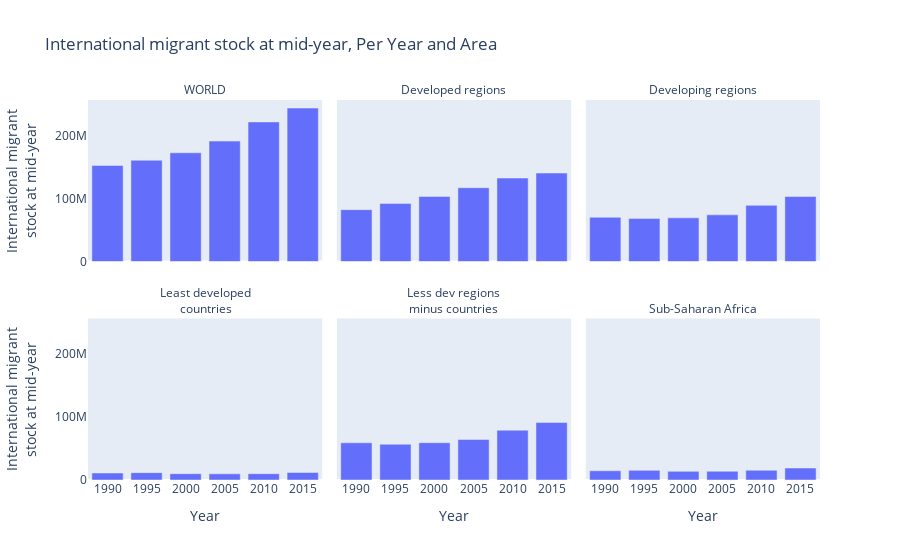

The notebook cell saved with this chart:
### Markdown cell above
##### SImilar to the "World" results, all areas have had the highest IMS in the most recent year (2015)... next let's see how it has changed over time

### Code cell
# Small multiple
extras_IMS = px.bar(data_frame = df1_extras_both, 
       x = 'Year',
       y = 'International migrant<br>stock at mid-year',
      facet_col = 'Area',
      facet_col_wrap = 3,
    facet_row_spacing = 0.15,
      title = "International migrant stock at mid-year, Per Year and Area")

extras_IMS.for_each_annotation(lambda title: title.update(text=title.text.split("=")[1]))
extras_IMS.update_yaxes(showgrid=False, gridcolor=None, ticks = "")

### Figure 1 — Plotly figure (JSON) as saved in the notebook; plotly's stock layout.template omitted (floating-point values rounded to 4 significant figures)
{"data": [{"alignmentgroup": "True", "hovertemplate": "Area=WORLD<br>Year=%{x}<br>International migrant<br>stock at mid-year=%{y}<extra></extra>", "legendgroup": "", "marker": {"color": "#636efa", "pattern": {"shape": ""}}, "name": "", "offsetgroup": "", "orientation": "v", "showlegend": false, "textposition": "auto", "type": "bar", "x": ["1990", "1995", "2000", "2005", "2010", "2015"], "xaxis": "x4", "y": [152563212, 160801752, 172703309, 191269100, 221714243, 243700236], "yaxis": "y4"}, {"alignmentgroup": "True", "hovertemplate": "Area=Developed regions<br>Year=%{x}<br>International migrant<br>stock at mid-year=%{y}<extra></extra>", "legendgroup": "", "marker": {"color": "#636efa", "pattern": {"shape": ""}}, "name": "", "offsetgroup": "", "orientation": "v", "showlegend": false, "textposition": "auto", "type": "bar", "x": ["1990", "1995", "2000", "2005", "2010", "2015"], "xaxis": "x5", "y": [82378628, 92306854, 103375363, 117181109, 132560325, 140481955], "yaxis": "y5"}, {"alignmentgroup": "True", "hovertemplate": "Area=Developing regions<br>Year=%{x}<br>International migrant<br>stock at mid-year=%{y}<extra></extra>", "legendgroup": "", "marker": {"color": "#636efa", "pattern": {"shape": ""}}, "name": "", "offsetgroup": "", "orientation": "v", "showlegend": false, "textposition": "auto", "type": "bar", "x": ["1990", "1995", "2000", "2005", "2010", "2015"], "xaxis": "x6", "y": [70184584, 68494898, 69327946, 74087991, 89153918, 103218281], "yaxis": "y6"}, {"alignmentgroup": "True", "hovertemplate": "Area=Least developed<br>countries<br>Year=%{x}<br>International migrant<br>stock at mid-year=%{y}<extra></extra>", "legendgroup": "", "marker": {"color": "#636efa", "pattern": {"shape": ""}}, "name": "", "offsetgroup": "", "orientation": "v", "showlegend": false, "textposition": "auto", "type": "bar", "x": ["1990", "1995", "2000", "2005", "2010", "2015"], "xaxis": "x", "y": [11075966, 11711703, 10077824, 9809634, 10018128, 11951316], "yaxis": "y"}, {"alignmentgroup": "True", "hovertemplate": "Area=Less dev regions<br>minus countries<br>Year=%{x}<br>International migrant<br>stock at mid-year=%{y}<extra></extra>", "legendgroup": "", "marker": {"color": "#636efa", "pattern": {"shape": ""}}, "name": "", "offsetgroup": "", "orientation": "v", "showlegend": false, "textposition": "auto", "type": "bar", "x": ["1990", "1995", "2000", "2005", "2010", "2015"], "xaxis": "x2", "y": [59105261, 56778501, 59244124, 64272611, 79130668, 91262036], "yaxis": "y2"}, {"alignmentgroup": "True", "hovertemplate": "Area=Sub-Saharan Africa<br>Year=%{x}<br>International migrant<br>stock at mid-year=%{y}<extra></extra>", "legendgroup": "", "marker": {"color": "#636efa", "pattern": {"shape": ""}}, "name": "", "offsetgroup": "", "orientation": "v", "showlegend": false, "textposition": "auto", "type": "bar", "x": ["1990", "1995", "2000", "2005", "2010", "2015"], "xaxis": "x3", "y": [14690319, 15324570, 13716539, 13951086, 15496764, 18993986], "yaxis": "y3"}], "layout": {"annotations": [{"font": {}, "showarrow": false, "text": "Least developed<br>countries", "x": 0.16, "xanchor": "center", "xref": "paper", "y": 0.425, "yanchor": "bottom", "yref": "paper"}, {"font": {}, "showarrow": false, "text": "Less dev regions<br>minus countries", "x": 0.5, "xanchor": "center", "xref": "paper", "y": 0.425, "yanchor": "bottom", "yref": "paper"}, {"font": {}, "showarrow": false, "text": "Sub-Saharan Africa", "x": 0.84, "xanchor": "center", "xref": "paper", "y": 0.425, "yanchor": "bottom", "yref": "paper"}, {"font": {}, "showarrow": false, "text": "WORLD", "x": 0.16, "xanchor": "center", "xref": "paper", "y": 1, "yanchor": "bottom", "yref": "paper"}, {"font": {}, "showarrow": false, "text": "Developed regions", "x": 0.5, "xanchor": "center", "xref": "paper", "y": 1, "yanchor": "bottom", "yref": "paper"}, {"font": {}, "showarrow": false, "text": "Developing regions", "x": 0.84, "xanchor": "center", "xref": "paper", "y": 1, "yanchor": "bottom", "yref": "paper"}], "barmode": "relative", "legend": {"tracegroupgap": 0}, "title": {"text": "International migrant stock at mid-year, Per Year and Area"}, "xaxis": {"anchor": "y", "domain": [0, 0.32], "title": {"text": "Year"}}, "xaxis2": {"anchor": "y2", "domain": [0.34, 0.66], "matches": "x", "title": {"text": "Year"}}, "xaxis3": {"anchor": "y3", "domain": [0.68, 1.0], "matches": "x", "title": {"text": "Year"}}, "xaxis4": {"anchor": "y4", "domain": [0, 0.32], "matches": "x", "showticklabels": false}, "xaxis5": {"anchor": "y5", "domain": [0.34, 0.66], "matches": "x", "showticklabels": false}, "xaxis6": {"anchor": "y6", "domain": [0.68, 1.0], "matches": "x", "showticklabels": false}, "yaxis": {"anchor": "x", "domain": [0, 0.425], "showgrid": false, "ticks": "", "title": {"text": "International migrant<br>stock at mid-year"}}, "yaxis2": {"anchor": "x2", "domain": [0, 0.425], "matches": "y", "showgrid": false, "showticklabels": false, "ticks": ""}, "yaxis3": {"anchor": "x3", "domain": [0, 0.425], "matches": "y", "showgrid": false, "showticklabels": false, "ticks": ""}, "yaxis4": {"anchor": "x4", "domain": [0.575, 1], "matches": "y", "showgrid": false, "ticks": "", "title": {"text": "International migrant<br>stock at mid-year"}}, "yaxis5": {"anchor": "x5", "domain": [0.575, 1], "matches": "y", "showgrid": false, "showticklabels": false, "ticks": ""}, "yaxis6": {"anchor": "x6", "domain": [0.575, 1], "matches": "y", "showgrid": false, "showticklabels": false, "ticks": ""}}}
